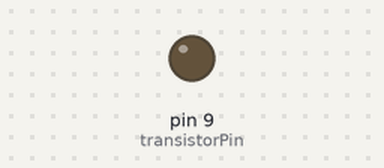
Recording of a sketch running on a simulated Arduino Uno, built with avr-gcc and run on an emulated ATmega328P. Parts: output pins drawn as LEDs (lit = HIGH). What the sketch prints to the serial monitor is not drawn.

Above: at 0.1 s.
Timing chart, 0 to 40.0 s (numbered marks = the images above):
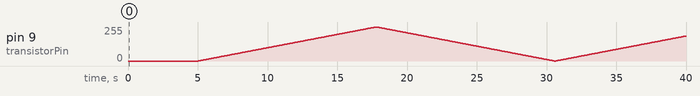

The sketch:

npn_led_fade.ino
```cpp
/*
   2N3904 Transistor LED Fade
*/

const int transistorPin = 9;

void setup() {
  analogWrite(transistorPin, 0);

  Serial.begin(9600);
  Serial.println("Beginning LED fade in 5 seconds.");

  delay(5000);
}

void loop() {
  // Ramp up to maximum
  for (int x = 0; x <= 255; x++) {
    analogWrite(transistorPin, x);
    delay(50);
  }
  // Ramp down to minimum
  for (int x = 255; x >= 0; x--) {
    analogWrite(transistorPin, x);
    delay(50);
  }
}
```
